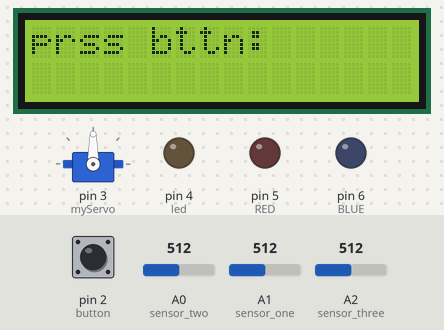
Bench run of a sketch on a simulated Arduino Uno, built with avr-gcc and run on an emulated ATmega328P. Parts: servo, 16×2 character LCD, output pins drawn as LEDs (lit = HIGH). The inputs (shaded band) are chosen by the test bench; at power-on: pin 2 (button) LOW, A0 (sensor_two) = 512, A1 (sensor_one) = 512, A2 (sensor_three) = 512. What the sketch prints to the serial monitor is not drawn.

Above: at 1.2 s.
1.3 s: pin 2 (button) pulled HIGH for 0.15 s
At 2.6 s:
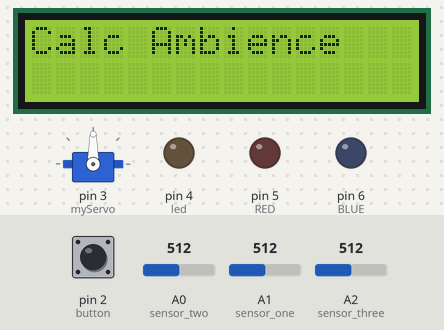
At 12.8 s:
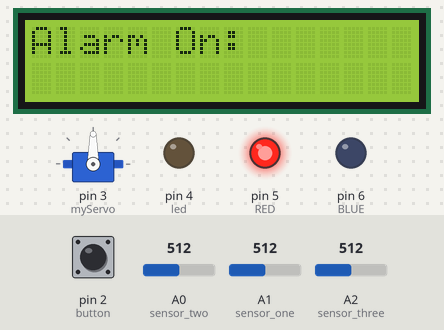
Timing chart, 0 to 13.5 s (numbered marks = the images above; inputs shaded):
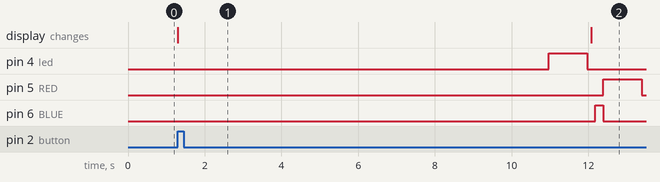

The sketch:

PROJECTHACKATHON_copy_20230423134035.ino
```cpp
#include <LiquidCrystal.h>
#include <Servo.h>

// Initialisation

#define BLUE 6
#define RED 5

Servo myServo;
int servoMax = 179;
int servoMin = 1; //*
int servoPos = 90;

int button = 2; // Turn ON
int sensor_one = A1;
int sensor_two = A0;
int sensor_three = A2;
int led = 4;
float threshold = 60;
int counter = 0;
volatile int alert_times = 0;
float ambient_cal1 = 0;
float ambient_cal2 = 0;
float ambient_cal3 = 0;
float ambience = 0;

// For turn on
volatile int turnItOn = 0;

LiquidCrystal lcd(7, 8, 9, 10, 11, 12);


// Set up IO

void setup() {
  Serial.begin(9600);
  Serial.println("Servo Online");
  myServo.attach(3);
  myServo.write(90);


  // clear console on startup
  for (int i = 0; i < 12; i++) {
    Serial.println(" ");
  }
  pinMode(button, INPUT);
  //pinMode(button2, INPUT);
  pinMode(sensor_one, INPUT);
  pinMode(sensor_two, INPUT);
  pinMode(sensor_three, INPUT);
  pinMode(led, OUTPUT);


  // startup low ouput
  pinMode(RED, OUTPUT);
  pinMode(BLUE, OUTPUT);
  digitalWrite(RED, LOW);
  digitalWrite(BLUE, LOW);

  // Set up interrupts:
  attachInterrupt(digitalPinToInterrupt(2), turnOn, HIGH);
  lcd.begin(16, 2);
  lcd.setCursor(0,0);
  lcd.print("prss bttn:");
}

// Main loop
void loop() {

  while(1){
    if(turnItOn == 1){
      turnItOn = 0;
      main_loop();
      break;
    }
  }
}

int main_loop() {
  Serial.println(turnItOn);
  Serial.println("Main loop has begun!");
  myServo.write(90);


    // stage 1: Setup
  CalculateAmbience();
    // stage 2:


    // stage 4: Go into sleep mode? (Retrieve ALERTS and display them,
    // whilst turning off loop)


}


float CalculateAmbience() {
  Serial.println("Calculating Ambience...");
  lcd.setCursor(0,0);
  lcd.print("Calc Ambience");

  for (int i = 0; i < 29; i++) {
    delay(333);
    ambient_cal1 += analogRead(sensor_one)*32;
    ambient_cal2 += analogRead(sensor_two)*32;
    ambient_cal3 += analogRead(sensor_three)*32;
  }

  ambient_cal1 = ambient_cal1 / 30.0;
  ambient_cal2 = ambient_cal2 / 30.0;
  ambient_cal3 = ambient_cal3 / 30.0;

  ambience = (ambient_cal1 + ambient_cal2 + ambient_cal3)/3.0;

  // display ambient noise
  //Serial.print("Ambient Noise Average: "); ***********************
  //Serial.println(ambience); *******************

  // flick LED on to indicate that the calibration is done
  digitalWrite(led, HIGH);
  delay(1000);
  digitalWrite(led,LOW);
  delay(100);
  Serial.println("Ambience:");
  Serial.println(ambience);

  idle(ambience);
  return;
}


// Checking sensor values, if there's any outliers, send an alert
int idle(float value) {

  Serial.println("IDLE MODE ON...");
  lcd.setCursor(0,0);
  lcd.print("Alarm On:    ");
  while(1) {

    float s1 = analogRead(sensor_one)*32;
    float s2 = analogRead(sensor_two)*32;
    float s3 = analogRead(sensor_three)*32;
    Serial.println("test");
    Serial.println(s1);
    Serial.println(s2);
    Serial.println(s3);
    Serial.println(" ");
    delay(100);

    LEDBlue();
    float alert = (value + (threshold));


    // If any of the microphones get outliers, track that as an alert
    if (s1 > alert || s2 > alert || s3 > alert ) {

      Serial.println("Values");

      Serial.println(s1);
      Serial.println(s2);
      Serial.println(s3);

      alert_noise(s1, s2, s3);

    }


    counter += 1;
    if (counter == 50) {
      CalculateAmbience();
    }

  }
  return;
}

float alert_noise(float one, float two, float three) {
  Serial.println("Noise Detected");

  LEDRED();
  alert_times += 1;

  lcd.setCursor(0,0);
  lcd.print("ALERT!ALERT!");
  Serial.print("ALERT TIMES:");
  Serial.println(alert_times);
  lcd.setCursor(0,1);

  lcd.print(alert_times);

  // if ((one > two) & (one > three))
  // if ((two > one) & (two > three))
  // if ((three > one) & (three > two))

  if (one > (((two + three)/2))+(threshold/4)) {
    myServo.write(servoMax);
  }  if (two > (((one + three)/2)+(threshold/4))) {
    myServo.write(servoPos);
  }  if (three > (((two + one)/2)+(threshold/4))) {
    myServo.write(servoMin);
  } if (three == two) {
    myServo.write(40);
  } if (two == one) {
    myServo.write(140);
  }
  delay(5000);

  for (int i = 1; i < 88; i++) {
    myServo.write(2 * i);
    delay(50);
  }

  myServo.write(90);

  CalculateAmbience();
  return;
}


int endAlert(){
  lcd.setCursor(0,0);
  lcd.print("ALERT!ALERT!");
  Serial.print("ALERT TIMES:");
  Serial.println(alert_times);
  lcd.setCursor(0,14);
  lcd.print(alert_times);
  alert_times = 0;
  return;
}


int turnOn() {
  //Serial.println("Button 1 has been pressed");
  turnItOn = 1;
  return;
}

// Turn RGB LED to blue
int LEDBlue() {
  analogWrite(BLUE, 255);
  delay(200);
  analogWrite(BLUE, 0);
  analogWrite(RED, 0);
  delay(0);
  return;
}


// Turn RGB LED to red
int LEDRED() {
  analogWrite(BLUE, 0);
  analogWrite(RED, 255);
  delay(1000);
  analogWrite(RED, 0);
  delay(1000);
  return;
}
```

Measured:
- after the input at 1.3 s, pin 4 (led): LOW → HIGH after 9.7 s, → LOW 1.0 s later; pin 5 (RED): LOW → HIGH after 11.1 s, → LOW 1.0 s later; pin 6 (BLUE): LOW → HIGH after 10.9 s, → LOW 0.20 s later; the display: changes at once (image 1)
